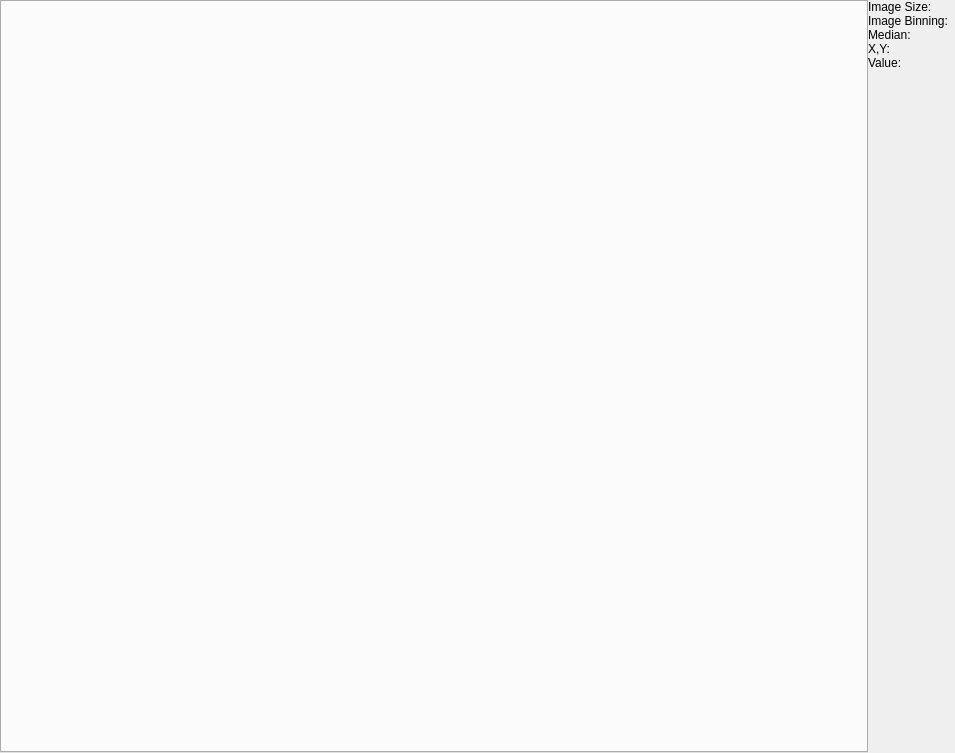
<?xml version="1.0" encoding="UTF-8"?>
<ui version="4.0">
 <class>Form</class>
 <widget class="QWidget" name="Form">
  <property name="geometry">
   <rect>
    <x>0</x>
    <y>0</y>
    <width>955</width>
    <height>753</height>
   </rect>
  </property>
  <property name="windowTitle">
   <string>Form</string>
  </property>
  <layout class="QHBoxLayout" name="horizontalLayout">
   <property name="spacing">
    <number>0</number>
   </property>
   <property name="leftMargin">
    <number>0</number>
   </property>
   <property name="topMargin">
    <number>0</number>
   </property>
   <property name="rightMargin">
    <number>0</number>
   </property>
   <property name="bottomMargin">
    <number>0</number>
   </property>
   <item>
    <widget class="QTabWidget" name="image_tabs">
     <property name="sizePolicy">
      <sizepolicy hsizetype="Expanding" vsizetype="Expanding">
       <horstretch>100</horstretch>
       <verstretch>100</verstretch>
      </sizepolicy>
     </property>
     <property name="minimumSize">
      <size>
       <width>0</width>
       <height>0</height>
      </size>
     </property>
     <property name="currentIndex">
      <number>-1</number>
     </property>
    </widget>
   </item>
   <item>
    <layout class="QFormLayout" name="formLayout_2">
     <property name="verticalSpacing">
      <number>0</number>
     </property>
     <item row="0" column="0">
      <layout class="QFormLayout" name="formLayout">
       <property name="sizeConstraint">
        <enum>QLayout::SetFixedSize</enum>
       </property>
       <property name="horizontalSpacing">
        <number>0</number>
       </property>
       <property name="verticalSpacing">
        <number>0</number>
       </property>
       <item row="0" column="0">
        <widget class="QLabel" name="label">
         <property name="sizePolicy">
          <sizepolicy hsizetype="Minimum" vsizetype="Preferred">
           <horstretch>0</horstretch>
           <verstretch>0</verstretch>
          </sizepolicy>
         </property>
         <property name="minimumSize">
          <size>
           <width>0</width>
           <height>0</height>
          </size>
         </property>
         <property name="text">
          <string>Image Size:</string>
         </property>
        </widget>
       </item>
       <item row="0" column="1">
        <widget class="QLabel" name="image_size_label">
         <property name="sizePolicy">
          <sizepolicy hsizetype="Fixed" vsizetype="Preferred">
           <horstretch>0</horstretch>
           <verstretch>0</verstretch>
          </sizepolicy>
         </property>
         <property name="minimumSize">
          <size>
           <width>0</width>
           <height>0</height>
          </size>
         </property>
         <property name="text">
          <string/>
         </property>
        </widget>
       </item>
       <item row="2" column="0">
        <widget class="QLabel" name="image_bin_label_label">
         <property name="enabled">
          <bool>true</bool>
         </property>
         <property name="text">
          <string>Image Binning:</string>
         </property>
        </widget>
       </item>
       <item row="2" column="1">
        <widget class="QLabel" name="image_bin_label">
         <property name="enabled">
          <bool>true</bool>
         </property>
         <property name="text">
          <string/>
         </property>
        </widget>
       </item>
       <item row="3" column="0">
        <widget class="QLabel" name="label_2">
         <property name="text">
          <string>Median:</string>
         </property>
        </widget>
       </item>
       <item row="3" column="1">
        <widget class="QLabel" name="image_median_label">
         <property name="text">
          <string/>
         </property>
        </widget>
       </item>
       <item row="4" column="0">
        <widget class="QLabel" name="image_xy">
         <property name="text">
          <string>X,Y:</string>
         </property>
        </widget>
       </item>
       <item row="4" column="1">
        <widget class="QLabel" name="image_xy_label">
         <property name="text">
          <string/>
         </property>
        </widget>
       </item>
       <item row="5" column="0">
        <widget class="QLabel" name="label_3">
         <property name="text">
          <string>Value:</string>
         </property>
        </widget>
       </item>
       <item row="5" column="1">
        <widget class="QLabel" name="image_value_label">
         <property name="text">
          <string/>
         </property>
        </widget>
       </item>
      </layout>
     </item>
     <item row="1" column="0">
      <layout class="QHBoxLayout" name="pixel_histogram_spot">
       <property name="spacing">
        <number>0</number>
       </property>
      </layout>
     </item>
    </layout>
   </item>
  </layout>
 </widget>
 <resources/>
 <connections/>
</ui>
